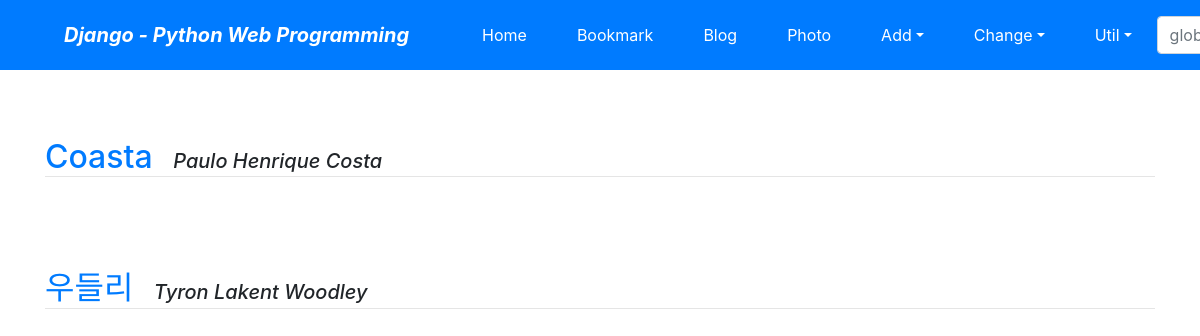
The page /photo/ on the database as committed earlier.
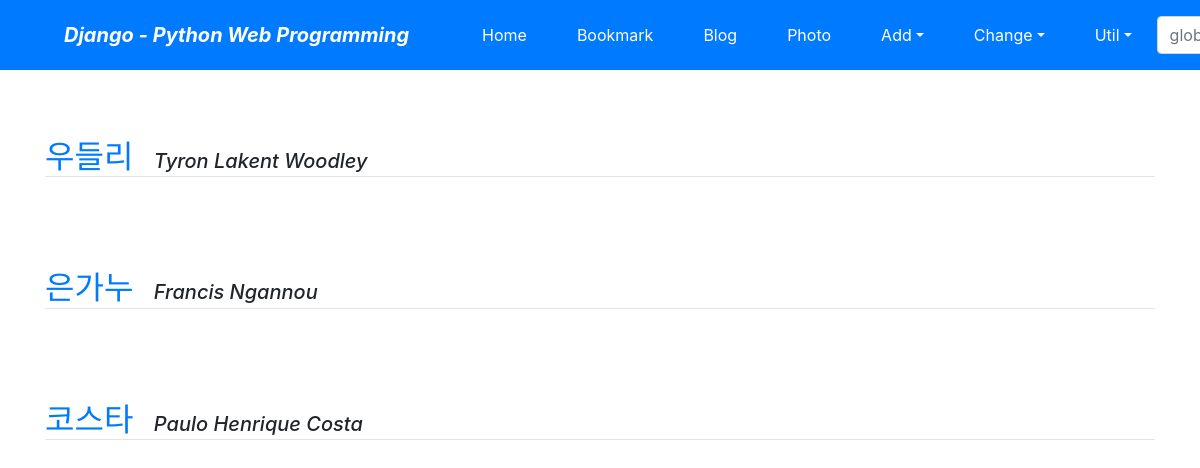
The same page on the database as committed later.
### photo/models.py (models this page shows, shortened)
class Album(models.Model):
    name = models.CharField('NAME', max_length=30)
    description = models.CharField(
        'One Line Description', max_length=100, blank=True)
    owner = models.ForeignKey(
        'auth.User', on_delete=models.CASCADE, verbose_name='OWNER', blank=True, null=True)
    class Meta:
        ordering = ('name',)

### photo/views.py (the view)
# urls.py: path('', views.AlbumLV.as_view(), name='index'),
class AlbumLV(ListView):
    model = Album

### photo/models.py (called while the page is built)
    def get_absolute_url(self):
        return reverse('photo:photo_detail', args=(self.id,))

### photo/templates/photo/album_list.html (shortened to what this page needs)
{% extends 'base.html' %}
{% load sorl_thumbnail %}
{% block content %}
    {% for item in object_list%}
    <div class="mt-5">
        <a class="h2" href="{% url 'photo:album_detail' item.id %}">
        {{ item.name }}</a>&emsp;
        <span class="font-italic h5">{{ item.description }}</span>
    </div>
    <hr style="margin: 0 0 20px 0;">
    <div class="row">
    </div>
    {% endfor %}
{% endblock  %}

Rows that differ between the two databases and show on the page:
shown differently, row unchanged: Album "우들리": moves up the list
added Album: name "은가누", description "Francis Ngannou"
changed Album "Paulo Henrique Costa": name "Coasta" → "코스타"
